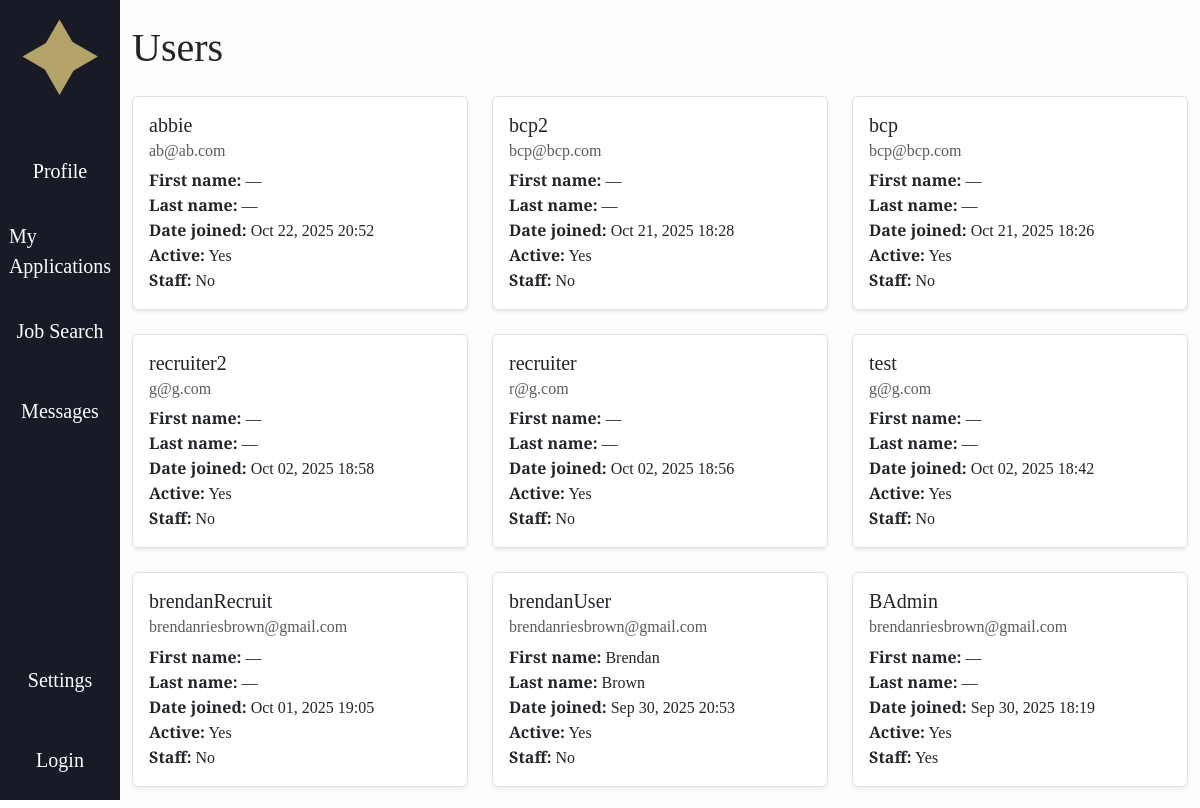
The app's page /manageusers/ (upper part), older data.
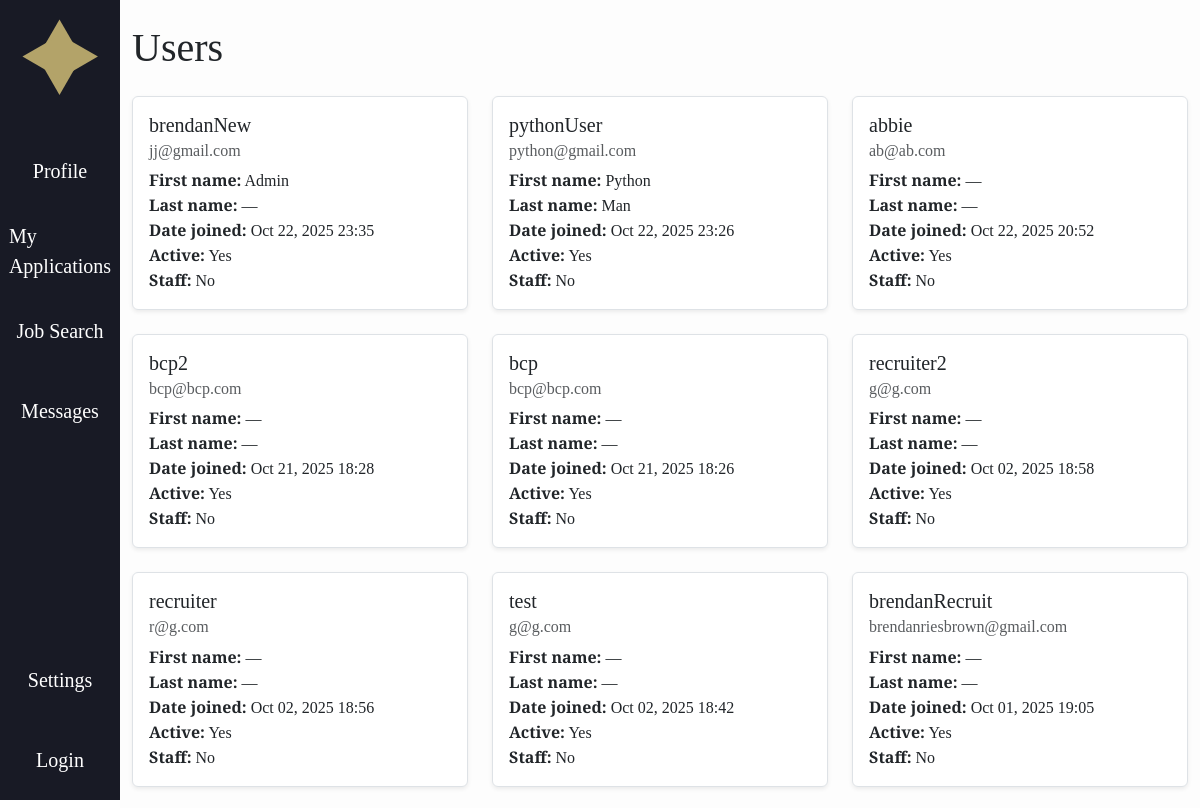
The same page, newer data.
### accounts/models.py (models this page shows, shortened)
class CustomUser(AbstractUser):
    ROLE_CHOICES = (
        ("recruiter", "Recruiter"),
        ("user", "User"),
    )
    role = models.CharField(max_length=20, choices=ROLE_CHOICES, default="user")
    fname = models.CharField(max_length=30, blank=True, default='')
    lname = models.CharField(max_length=30, blank=True, default='')
    headline = models.CharField(max_length=255, blank=True, default='')
    skills = models.TextField(blank=True, default='')
    education = models.TextField(blank=True, default='')
    work_experience = models.TextField(blank=True, default='')
    location = models.CharField(max_length=255, blank=True, default='')
    links = models.TextField(blank=True, default='')
    show_headline = models.BooleanField(default=True)
    show_skills = models.BooleanField(default=True)
    show_education = models.BooleanField(default=True)
    show_work_experience = models.BooleanField(default=True)
    show_location = models.BooleanField(default=True)
    show_links = models.BooleanField(default=True)

### Ahome/views.py (the view)
# urls.py: path('manageusers/', views.manageusers, name='Ahome.manageusers'),
def manageusers(request):
    users = CustomUser.objects.all().order_by('-date_joined')
    return render(request, 'Ahome/manageusers.html', {'users': users})

### jobble/context_processors.py (called while the page is built, shortened)
def user_template(request):
    return {"base_template": "base.html"}           # default for anonymous users

### Ahome/templates/Ahome/manageusers.html (shortened to what this page needs)
{% extends base_template %}
{% load static %}
{% block content %}
<div class="container py-4">
	<h1 class="mb-4">Users</h1>
	<div class="row">
		{% for user in users %}
		<div class="col-md-6 col-lg-4 mb-4">
			<div class="card shadow-sm h-100">
				<div class="card-body">
					<h5 class="card-title">{{ user.username }}</h5>
					<h6 class="card-subtitle mb-2 text-muted">{{ user.email }}</h6>
					<p class="card-text">
						<strong>First name:</strong> {{ user.fname|default:"—" }}<br>
						<strong>Last name:</strong> {{ user.lname|default:"—" }}<br>
						<strong>Date joined:</strong> {{ user.date_joined|date:"M d, Y H:i" }}<br>
						<strong>Active:</strong> {{ user.is_active|yesno:"Yes,No" }}<br>
						<strong>Staff:</strong> {{ user.is_staff|yesno:"Yes,No" }}
					</p>
				</div>
			</div>
		</div>
		{% empty %}
		<p>No users found.</p>
		{% endfor %}
	</div>
</div>
{% endblock content %}

Row changes from the older to the newer data that the page shows:
no longer on this page (row edited): CustomUser: username "brendanUser", email "brendanriesbrown@gmail.com", fname "Brendan", lname "Brown", date_joined "Sep 30, 2025 20:53", is_active "Yes", is_staff "No"
no longer on this page (row unchanged): CustomUser: username "BAdmin", email "brendanriesbrown@gmail.com", fname "—", lname "—", date_joined "Sep 30, 2025 18:19", is_active "Yes", is_staff "Yes"
added CustomUser: username "brendanNew", email "jj@gmail.com", fname "Admin", lname "—", date_joined "Oct 22, 2025 23:35", is_active "Yes", is_staff "No"
added CustomUser: username "pythonUser", email "python@gmail.com", fname "Python", lname "Man", date_joined "Oct 22, 2025 23:26", is_active "Yes", is_staff "No"
